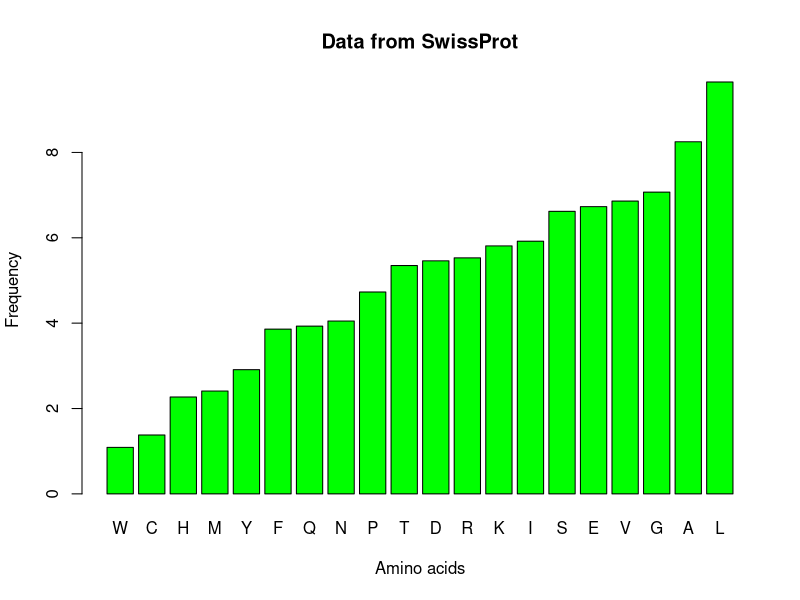
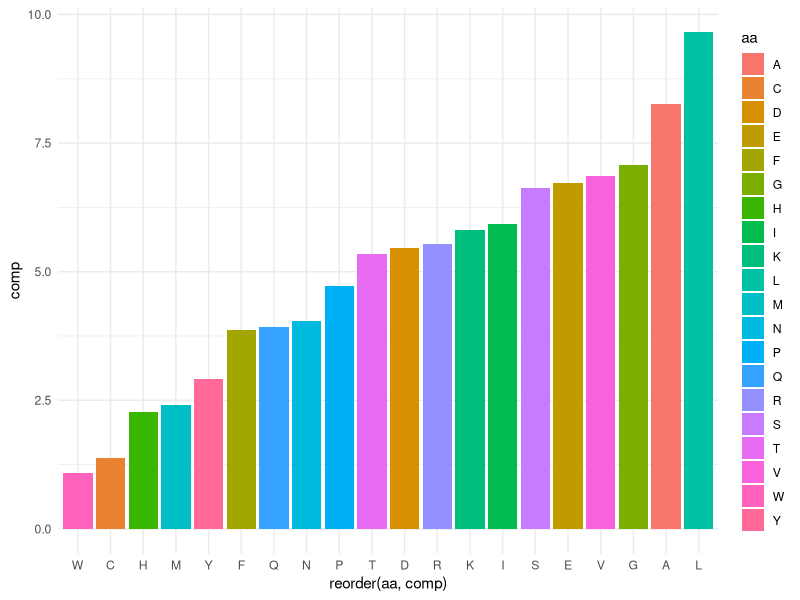

Generate these figures, in order, with R:
#Author Dr. S. Ravichandran
# prepared for BIFX-550 Sequence Alignment-1

# data from UniProt/SwissProt release 2018_08 statistics

# uncomment to install just ggplot2, if you need to install ggplot2
# install.packages("ggplot2")
# after installing comment the above line to avoid installing again
library(ggplot2)


aa <- c(
  "A","Q","L","S",
  "R","E","K","T",
  "N","G","M","W",
  "D","H","F","Y",
  "C","I","P","V"
  )

comp <- c(
  8.25,3.93,9.65,6.62,
  5.53,6.73,5.81,5.35,
  4.05,7.07,2.41,1.09,
  5.46,2.27,3.86,2.91,
  1.38,5.92,4.73,6.86
  )

scomp <- comp
scomp 
names(scomp) <- aa 
scomp <- sort(scomp)
scomp
 
barplot(scomp, names.arg = names(scomp), xlab = "Amino acids", 
        ylab = "Frequency", main = "Data from SwissProt", col = "green")

comp1 <- names(comp)
df <- data.frame(comp=comp)
library(ggplot2)
library(tidyverse)

df %>% ggplot(aes(x = reorder(aa,comp), y = comp, fill = aa)) +
  geom_bar(stat="identity") +
  theme_minimal()

